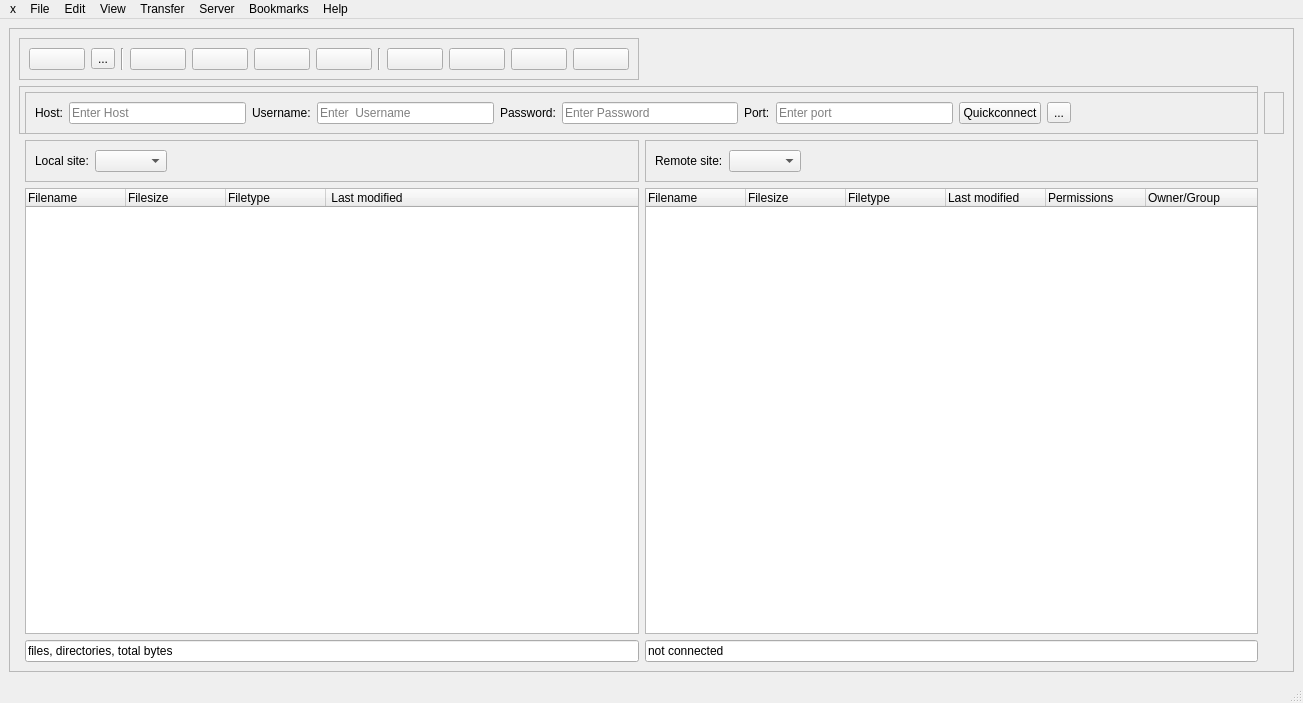
<?xml version="1.0" encoding="UTF-8"?>
<ui version="4.0">
 <class>MainWindow</class>
 <widget class="QMainWindow" name="MainWindow">
  <property name="geometry">
   <rect>
    <x>0</x>
    <y>0</y>
    <width>1303</width>
    <height>703</height>
   </rect>
  </property>
  <property name="windowTitle">
   <string>MainWindow</string>
  </property>
  <widget class="QWidget" name="centralwidget">
   <layout class="QGridLayout" name="gridLayout_2">
    <item row="0" column="1">
     <widget class="QFrame" name="frame">
      <property name="frameShape">
       <enum>QFrame::StyledPanel</enum>
      </property>
      <property name="frameShadow">
       <enum>QFrame::Raised</enum>
      </property>
      <layout class="QGridLayout" name="gridLayout_8">
       <item row="0" column="0" colspan="2">
        <widget class="QFrame" name="frame_7">
         <property name="frameShape">
          <enum>QFrame::StyledPanel</enum>
         </property>
         <property name="frameShadow">
          <enum>QFrame::Raised</enum>
         </property>
         <layout class="QGridLayout" name="gridLayout_7">
          <item row="0" column="0">
           <widget class="QPushButton" name="pushButton_13">
            <property name="text">
             <string/>
            </property>
            <property name="icon">
             <iconset>
              <normaloff>../../Картини/smi.jpg</normaloff>../../Картини/smi.jpg</iconset>
            </property>
            <property name="iconSize">
             <size>
              <width>23</width>
              <height>23</height>
             </size>
            </property>
           </widget>
          </item>
          <item row="0" column="1">
           <widget class="QToolButton" name="toolButton">
            <property name="text">
             <string>...</string>
            </property>
           </widget>
          </item>
          <item row="0" column="2">
           <widget class="Line" name="line">
            <property name="orientation">
             <enum>Qt::Vertical</enum>
            </property>
           </widget>
          </item>
          <item row="0" column="3">
           <widget class="QPushButton" name="pushButton_15">
            <property name="text">
             <string/>
            </property>
            <property name="icon">
             <iconset>
              <normaloff>../../Картини/refresg.jpg</normaloff>../../Картини/refresg.jpg</iconset>
            </property>
            <property name="iconSize">
             <size>
              <width>23</width>
              <height>23</height>
             </size>
            </property>
           </widget>
          </item>
          <item row="0" column="4">
           <widget class="QPushButton" name="pushButton_14">
            <property name="text">
             <string/>
            </property>
            <property name="icon">
             <iconset>
              <normaloff>../../Картини/x2.png</normaloff>../../Картини/x2.png</iconset>
            </property>
            <property name="iconSize">
             <size>
              <width>23</width>
              <height>23</height>
             </size>
            </property>
           </widget>
          </item>
          <item row="0" column="5">
           <widget class="QPushButton" name="pushButton_16">
            <property name="text">
             <string/>
            </property>
            <property name="icon">
             <iconset>
              <normaloff>../../Картини/disserver.jpg</normaloff>../../Картини/disserver.jpg</iconset>
            </property>
            <property name="iconSize">
             <size>
              <width>23</width>
              <height>23</height>
             </size>
            </property>
           </widget>
          </item>
          <item row="0" column="6">
           <widget class="QPushButton" name="pushButton_17">
            <property name="text">
             <string/>
            </property>
            <property name="icon">
             <iconset>
              <normaloff>../../Картини/conserver.jpg</normaloff>../../Картини/conserver.jpg</iconset>
            </property>
            <property name="iconSize">
             <size>
              <width>23</width>
              <height>23</height>
             </size>
            </property>
           </widget>
          </item>
          <item row="0" column="7">
           <widget class="Line" name="line_4">
            <property name="orientation">
             <enum>Qt::Vertical</enum>
            </property>
           </widget>
          </item>
          <item row="0" column="8">
           <widget class="QPushButton" name="pushButton_18">
            <property name="text">
             <string/>
            </property>
            <property name="icon">
             <iconset>
              <normaloff>../../Картини/lizt.png</normaloff>../../Картини/lizt.png</iconset>
            </property>
            <property name="iconSize">
             <size>
              <width>23</width>
              <height>23</height>
             </size>
            </property>
           </widget>
          </item>
          <item row="0" column="9">
           <widget class="QPushButton" name="pushButton_19">
            <property name="text">
             <string/>
            </property>
            <property name="icon">
             <iconset>
              <normaloff>../../Картини/swap.jpg</normaloff>../../Картини/swap.jpg</iconset>
            </property>
            <property name="iconSize">
             <size>
              <width>23</width>
              <height>23</height>
             </size>
            </property>
           </widget>
          </item>
          <item row="0" column="10">
           <widget class="QPushButton" name="pushButton_20">
            <property name="text">
             <string/>
            </property>
            <property name="icon">
             <iconset>
              <normaloff>../../Картини/local.jpg</normaloff>../../Картини/local.jpg</iconset>
            </property>
            <property name="iconSize">
             <size>
              <width>23</width>
              <height>23</height>
             </size>
            </property>
           </widget>
          </item>
          <item row="0" column="11">
           <widget class="QPushButton" name="pushButton_21">
            <property name="text">
             <string/>
            </property>
            <property name="icon">
             <iconset>
              <normaloff>../../Картини/notloval.jpg</normaloff>../../Картини/notloval.jpg</iconset>
            </property>
            <property name="iconSize">
             <size>
              <width>23</width>
              <height>23</height>
             </size>
            </property>
           </widget>
          </item>
         </layout>
        </widget>
       </item>
       <item row="1" column="0" rowspan="2" colspan="3">
        <widget class="QFrame" name="frame_2">
         <property name="frameShape">
          <enum>QFrame::StyledPanel</enum>
         </property>
         <property name="frameShadow">
          <enum>QFrame::Raised</enum>
         </property>
         <layout class="QGridLayout" name="gridLayout_5"/>
        </widget>
       </item>
       <item row="2" column="1" colspan="2">
        <widget class="QFrame" name="frame_6">
         <property name="frameShape">
          <enum>QFrame::StyledPanel</enum>
         </property>
         <property name="frameShadow">
          <enum>QFrame::Raised</enum>
         </property>
         <layout class="QGridLayout" name="gridLayout_6">
          <item row="0" column="1">
           <widget class="QLineEdit" name="lineEdit">
            <property name="placeholderText">
             <string>Enter Host</string>
            </property>
           </widget>
          </item>
          <item row="0" column="3">
           <widget class="QLineEdit" name="lineEdit_2">
            <property name="placeholderText">
             <string>Enter  Username</string>
            </property>
           </widget>
          </item>
          <item row="0" column="7">
           <widget class="QLineEdit" name="lineEdit_4">
            <property name="placeholderText">
             <string>Enter port</string>
            </property>
           </widget>
          </item>
          <item row="0" column="2">
           <widget class="QLabel" name="label_2">
            <property name="text">
             <string>Username:</string>
            </property>
           </widget>
          </item>
          <item row="0" column="4">
           <widget class="QLabel" name="label_3">
            <property name="text">
             <string>Password:</string>
            </property>
           </widget>
          </item>
          <item row="0" column="8">
           <widget class="QPushButton" name="pushButton">
            <property name="text">
             <string>Quickconnect</string>
            </property>
           </widget>
          </item>
          <item row="0" column="10">
           <spacer name="horizontalSpacer_3">
            <property name="orientation">
             <enum>Qt::Horizontal</enum>
            </property>
            <property name="sizeHint" stdset="0">
             <size>
              <width>40</width>
              <height>20</height>
             </size>
            </property>
           </spacer>
          </item>
          <item row="0" column="5">
           <widget class="QLineEdit" name="lineEdit_3">
            <property name="placeholderText">
             <string>Enter Password</string>
            </property>
           </widget>
          </item>
          <item row="0" column="6">
           <widget class="QLabel" name="label_4">
            <property name="text">
             <string>Port:</string>
            </property>
           </widget>
          </item>
          <item row="0" column="9">
           <widget class="QToolButton" name="toolButton_2">
            <property name="text">
             <string>...</string>
            </property>
           </widget>
          </item>
          <item row="0" column="0">
           <widget class="QLabel" name="label">
            <property name="text">
             <string>Host:</string>
            </property>
           </widget>
          </item>
         </layout>
        </widget>
       </item>
       <item row="2" column="3">
        <widget class="QFrame" name="frame_3">
         <property name="frameShape">
          <enum>QFrame::StyledPanel</enum>
         </property>
         <property name="frameShadow">
          <enum>QFrame::Raised</enum>
         </property>
         <layout class="QGridLayout" name="gridLayout_3"/>
        </widget>
       </item>
       <item row="3" column="1">
        <widget class="QFrame" name="frame_4">
         <property name="frameShape">
          <enum>QFrame::StyledPanel</enum>
         </property>
         <property name="frameShadow">
          <enum>QFrame::Raised</enum>
         </property>
         <layout class="QGridLayout" name="gridLayout">
          <item row="0" column="1">
           <widget class="QComboBox" name="comboBox">
            <property name="enabled">
             <bool>true</bool>
            </property>
           </widget>
          </item>
          <item row="0" column="0">
           <widget class="QLabel" name="label_5">
            <property name="text">
             <string>Local site:</string>
            </property>
           </widget>
          </item>
          <item row="0" column="2">
           <spacer name="horizontalSpacer_2">
            <property name="orientation">
             <enum>Qt::Horizontal</enum>
            </property>
            <property name="sizeHint" stdset="0">
             <size>
              <width>40</width>
              <height>20</height>
             </size>
            </property>
           </spacer>
          </item>
         </layout>
        </widget>
       </item>
       <item row="3" column="2">
        <widget class="QFrame" name="frame_5">
         <property name="frameShape">
          <enum>QFrame::StyledPanel</enum>
         </property>
         <property name="frameShadow">
          <enum>QFrame::Raised</enum>
         </property>
         <layout class="QGridLayout" name="gridLayout_4">
          <item row="0" column="2">
           <widget class="QComboBox" name="comboBox_2"/>
          </item>
          <item row="0" column="1">
           <widget class="QLabel" name="label_6">
            <property name="text">
             <string>Remote site:</string>
            </property>
           </widget>
          </item>
          <item row="0" column="3">
           <spacer name="horizontalSpacer">
            <property name="orientation">
             <enum>Qt::Horizontal</enum>
            </property>
            <property name="sizeHint" stdset="0">
             <size>
              <width>40</width>
              <height>20</height>
             </size>
            </property>
           </spacer>
          </item>
         </layout>
        </widget>
       </item>
       <item row="4" column="1">
        <widget class="QTreeWidget" name="treeWidget">
         <column>
          <property name="text">
           <string>Filename</string>
          </property>
         </column>
         <column>
          <property name="text">
           <string>Filesize</string>
          </property>
         </column>
         <column>
          <property name="text">
           <string>Filetype</string>
          </property>
         </column>
         <column>
          <property name="text">
           <string> Last modified</string>
          </property>
         </column>
        </widget>
       </item>
       <item row="4" column="2">
        <widget class="QTreeWidget" name="treeWidget_2">
         <column>
          <property name="text">
           <string>Filename</string>
          </property>
         </column>
         <column>
          <property name="text">
           <string>Filesize</string>
          </property>
         </column>
         <column>
          <property name="text">
           <string>Filetype</string>
          </property>
         </column>
         <column>
          <property name="text">
           <string>Last modified</string>
          </property>
         </column>
         <column>
          <property name="text">
           <string>Permissions</string>
          </property>
         </column>
         <column>
          <property name="text">
           <string>Owner/Group</string>
          </property>
         </column>
        </widget>
       </item>
       <item row="5" column="1">
        <widget class="QLineEdit" name="lineEdit_5">
         <property name="text">
          <string>files, directories, total bytes</string>
         </property>
        </widget>
       </item>
       <item row="5" column="2">
        <widget class="QLineEdit" name="lineEdit_6">
         <property name="text">
          <string>not connected</string>
         </property>
        </widget>
       </item>
      </layout>
     </widget>
    </item>
   </layout>
  </widget>
  <widget class="QMenuBar" name="menubar">
   <property name="geometry">
    <rect>
     <x>0</x>
     <y>0</y>
     <width>1303</width>
     <height>21</height>
    </rect>
   </property>
   <widget class="QMenu" name="menuf">
    <property name="title">
     <string>x</string>
    </property>
    <addaction name="separator"/>
    <addaction name="actiondas"/>
    <addaction name="separator"/>
   </widget>
   <widget class="QMenu" name="menuFile">
    <property name="title">
     <string>File</string>
    </property>
   </widget>
   <widget class="QMenu" name="menuEdit">
    <property name="title">
     <string>Edit</string>
    </property>
   </widget>
   <widget class="QMenu" name="menuView">
    <property name="title">
     <string>View</string>
    </property>
   </widget>
   <widget class="QMenu" name="menuTransfer">
    <property name="title">
     <string>Transfer</string>
    </property>
   </widget>
   <widget class="QMenu" name="menuServer">
    <property name="title">
     <string>Server</string>
    </property>
   </widget>
   <widget class="QMenu" name="menuBookmarks">
    <property name="title">
     <string>Bookmarks</string>
    </property>
   </widget>
   <widget class="QMenu" name="menuHelp">
    <property name="title">
     <string>Help</string>
    </property>
   </widget>
   <addaction name="menuf"/>
   <addaction name="menuFile"/>
   <addaction name="menuEdit"/>
   <addaction name="menuView"/>
   <addaction name="menuTransfer"/>
   <addaction name="menuServer"/>
   <addaction name="menuBookmarks"/>
   <addaction name="menuHelp"/>
  </widget>
  <widget class="QStatusBar" name="statusbar"/>
  <action name="actiondas">
   <property name="text">
    <string/>
   </property>
  </action>
 </widget>
 <resources/>
 <connections/>
</ui>
